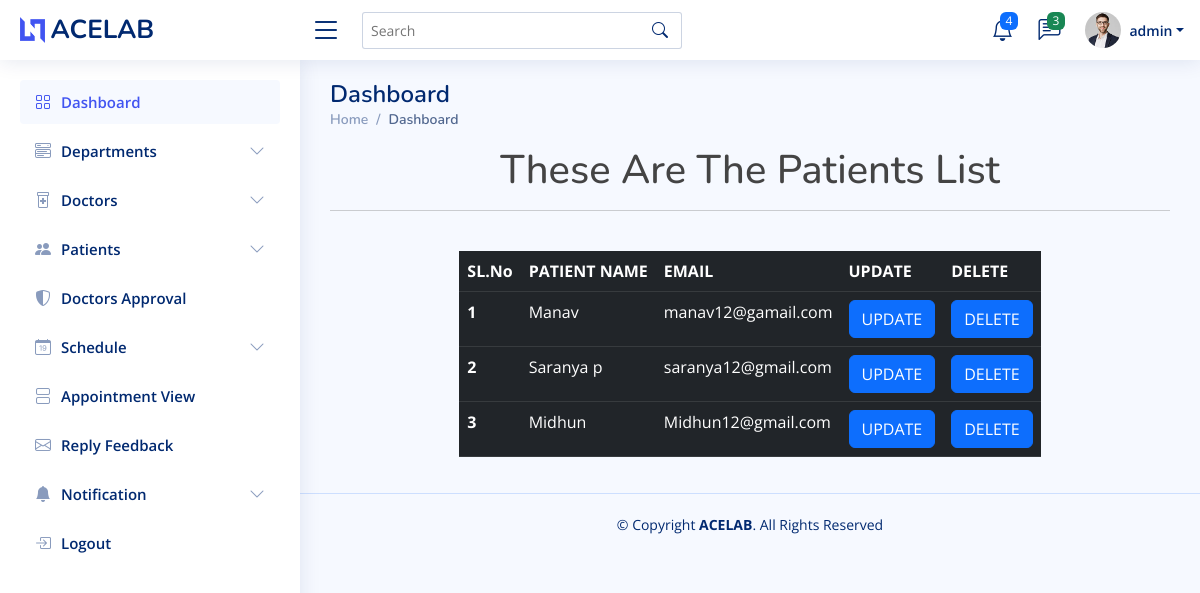
The app's page /view_patient (signed in), older data.
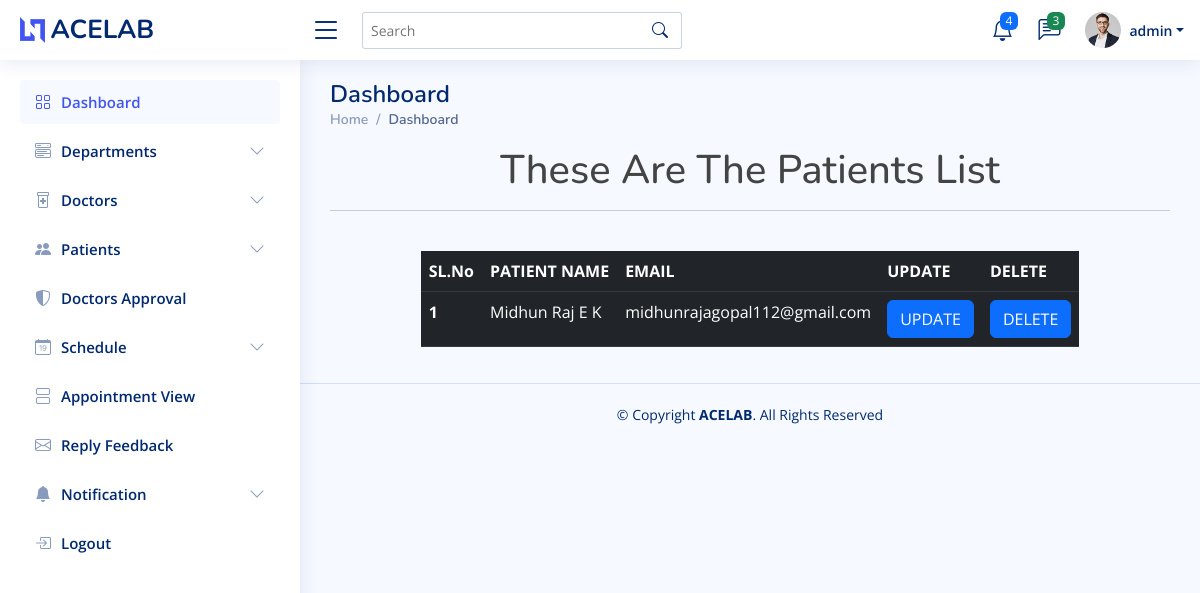
The same page, newer data.
### home/models.py (models this page shows, shortened)
class patient(models.Model):
    user = models.ForeignKey(Login, on_delete=models.CASCADE)
    name = models.CharField(max_length=100)
    aadhar_number = models.CharField(max_length=50)
    email = models.EmailField()

### home/adminview.py (the view)
# urls.py: path('view_patient', adminview.view_patient, name='view_patient'),
@login_required(login_url='login_view')
def view_patient(request):
    data = patient.objects.all()
    return render(request, 'admin1/view_patient.html', {'data': data})

### templates/admin1/view_patient.html
{% extends 'admin1/admindashboard.html' %}
{%load crispy_forms_tags %}
{% block content %}
<h1 style="text-align:center">These Are The Patients List</h1><hr><br>
<div class="row justify-content-center">
    <div class="col-auto">
        <table class="table table-dark table-responsive">
          <thead>
            <tr>
              <th scope="col">SL.No</th>
              <th scope="col">PATIENT NAME</th>
              <th scope="col">EMAIL</th>
              <th scope="col">UPDATE</th>
              <th scope="col">DELETE</th>
            </tr>
          </thead>
          <tbody>
          {%  for i in data %}
            <tr>
              <th scope="row">{{forloop.counter}}</th>
              <td>{{i.name}}</td>
              <td>{{i.email}}</td>
              <td><a href="{% url 'update_patient' i.id %}"> <button type="button" class="btn btn-primary">UPDATE</button></a></td>
              <td><a href="{% url 'delete_patient' i.id %}"> <button type="button" class="btn btn-primary">DELETE</button></a></td>
            </tr>
          {% endfor %}
          </tbody>
        </table>
    </div>
</div>
{% endblock %}

Row changes from the older to the newer data that the page shows:
removed patient: name "Manav", email "manav12@gamail.com"
removed patient: name "Saranya p", email "saranya12@gmail.com"
removed patient: name "Midhun", email "Midhun12@gmail.com"
added patient: name "Midhun Raj E K", email "midhunrajagopal112@gmail.com"
